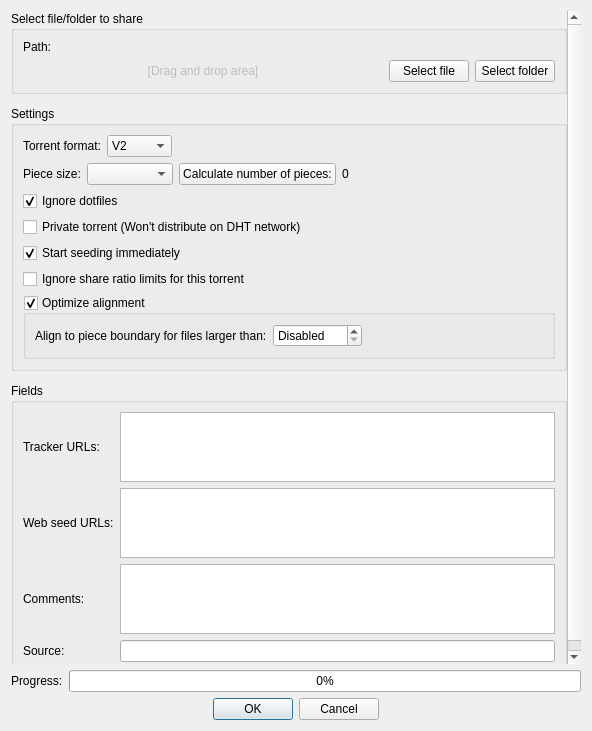
<?xml version="1.0" encoding="UTF-8"?>
<ui version="4.0">
 <class>TorrentCreatorDialog</class>
 <widget class="QDialog" name="TorrentCreatorDialog">
  <property name="geometry">
   <rect>
    <x>0</x>
    <y>0</y>
    <width>592</width>
    <height>731</height>
   </rect>
  </property>
  <property name="acceptDrops">
   <bool>true</bool>
  </property>
  <property name="windowTitle">
   <string>Torrent Creator</string>
  </property>
  <layout class="QVBoxLayout" name="verticalLayout">
   <item>
    <widget class="QScrollArea" name="scrollArea">
     <property name="frameShape">
      <enum>QFrame::Shape::NoFrame</enum>
     </property>
     <property name="widgetResizable">
      <bool>true</bool>
     </property>
     <widget class="QWidget" name="scrollAreaWidgetContents">
      <property name="geometry">
       <rect>
        <x>0</x>
        <y>0</y>
        <width>560</width>
        <height>668</height>
       </rect>
      </property>
      <layout class="QVBoxLayout" name="verticalLayout_5">
       <property name="spacing">
        <number>12</number>
       </property>
       <property name="leftMargin">
        <number>0</number>
       </property>
       <property name="topMargin">
        <number>0</number>
       </property>
       <property name="rightMargin">
        <number>0</number>
       </property>
       <property name="bottomMargin">
        <number>0</number>
       </property>
       <item>
        <widget class="QGroupBox" name="groupBox">
         <property name="title">
          <string>Select file/folder to share</string>
         </property>
         <layout class="QVBoxLayout" name="verticalLayout_3">
          <item>
           <layout class="QHBoxLayout" name="horizontalLayout">
            <item>
             <widget class="QLabel" name="label">
              <property name="text">
               <string>Path:</string>
              </property>
             </widget>
            </item>
            <item>
             <widget class="FileSystemPathLineEdit" name="textInputPath" native="true">
              <property name="acceptDrops">
               <bool>false</bool>
              </property>
             </widget>
            </item>
           </layout>
          </item>
          <item>
           <layout class="QHBoxLayout" name="horizontalLayout_3">
            <item>
             <widget class="QLabel" name="label_2">
              <property name="enabled">
               <bool>false</bool>
              </property>
              <property name="sizePolicy">
               <sizepolicy hsizetype="Expanding" vsizetype="Preferred">
                <horstretch>0</horstretch>
                <verstretch>0</verstretch>
               </sizepolicy>
              </property>
              <property name="text">
               <string>[Drag and drop area]</string>
              </property>
              <property name="alignment">
               <set>Qt::AlignmentFlag::AlignCenter</set>
              </property>
             </widget>
            </item>
            <item>
             <widget class="QPushButton" name="addFileButton">
              <property name="text">
               <string>Select file</string>
              </property>
             </widget>
            </item>
            <item>
             <widget class="QPushButton" name="addFolderButton">
              <property name="text">
               <string>Select folder</string>
              </property>
             </widget>
            </item>
           </layout>
          </item>
         </layout>
        </widget>
       </item>
       <item>
        <widget class="QGroupBox" name="groupBox_2">
         <property name="title">
          <string>Settings</string>
         </property>
         <layout class="QVBoxLayout" name="verticalLayout_2">
          <item>
           <widget class="QWidget" name="widgetTorrentFormat" native="true">
            <layout class="QHBoxLayout" name="layoutTorrentFormat">
             <property name="leftMargin">
              <number>0</number>
             </property>
             <property name="topMargin">
              <number>0</number>
             </property>
             <property name="rightMargin">
              <number>0</number>
             </property>
             <property name="bottomMargin">
              <number>0</number>
             </property>
             <item>
              <widget class="QLabel" name="labelTorrentFormat">
               <property name="text">
                <string>Torrent format:</string>
               </property>
              </widget>
             </item>
             <item>
              <widget class="QComboBox" name="comboTorrentFormat">
               <item>
                <property name="text">
                 <string notr="true">V2</string>
                </property>
               </item>
               <item>
                <property name="text">
                 <string>Hybrid</string>
                </property>
               </item>
               <item>
                <property name="text">
                 <string notr="true">V1</string>
                </property>
               </item>
              </widget>
             </item>
             <item>
              <spacer name="horizontalSpacer_2">
               <property name="orientation">
                <enum>Qt::Orientation::Horizontal</enum>
               </property>
               <property name="sizeHint" stdset="0">
                <size>
                 <width>40</width>
                 <height>20</height>
                </size>
               </property>
              </spacer>
             </item>
            </layout>
           </widget>
          </item>
          <item>
           <layout class="QHBoxLayout" name="pieceSizeLayout">
            <item>
             <widget class="QLabel" name="txtPieceSize">
              <property name="text">
               <string>Piece size:</string>
              </property>
             </widget>
            </item>
            <item>
             <widget class="QComboBox" name="comboPieceSize">
              <property name="currentIndex">
               <number>0</number>
              </property>
              <property name="minimumContentsLength">
               <number>7</number>
              </property>
             </widget>
            </item>
            <item>
             <widget class="QPushButton" name="buttonCalcTotalPieces">
              <property name="text">
               <string>Calculate number of pieces:</string>
              </property>
             </widget>
            </item>
            <item>
             <widget class="QLabel" name="labelTotalPieces">
              <property name="text">
               <string notr="true">0</string>
              </property>
             </widget>
            </item>
            <item>
             <spacer name="spacer1">
              <property name="orientation">
               <enum>Qt::Orientation::Horizontal</enum>
              </property>
              <property name="sizeHint" stdset="0">
               <size>
                <width>40</width>
                <height>20</height>
               </size>
              </property>
             </spacer>
            </item>
           </layout>
          </item>
          <item>
           <widget class="QCheckBox" name="checkIgnoreDotfiles">
            <property name="toolTip">
             <string>If checked, filenames starting with a period punctuation mark `.` will not be added to the created torrent.</string>
            </property>
            <property name="text">
             <string>Ignore dotfiles</string>
            </property>
            <property name="checked">
             <bool>true</bool>
            </property>
           </widget>
          </item>
          <item>
           <widget class="QCheckBox" name="checkPrivate">
            <property name="text">
             <string>Private torrent (Won't distribute on DHT network)</string>
            </property>
           </widget>
          </item>
          <item>
           <widget class="QCheckBox" name="checkStartSeeding">
            <property name="text">
             <string>Start seeding immediately</string>
            </property>
            <property name="checked">
             <bool>true</bool>
            </property>
           </widget>
          </item>
          <item>
           <widget class="QCheckBox" name="checkIgnoreShareLimits">
            <property name="text">
             <string>Ignore share ratio limits for this torrent</string>
            </property>
           </widget>
          </item>
          <item>
           <widget class="QGroupBox" name="checkOptimizeAlignment">
            <property name="title">
             <string>Optimize alignment</string>
            </property>
            <property name="checkable">
             <bool>true</bool>
            </property>
            <layout class="QVBoxLayout" name="verticalLayout_4">
             <item>
              <layout class="QHBoxLayout" name="horizontalLayout_4">
               <item>
                <widget class="QLabel" name="lblPaddedFileSizeLimit">
                 <property name="text">
                  <string>Align to piece boundary for files larger than:</string>
                 </property>
                </widget>
               </item>
               <item>
                <widget class="QSpinBox" name="spinPaddedFileSizeLimit">
                 <property name="specialValueText">
                  <string>Disabled</string>
                 </property>
                 <property name="suffix">
                  <string> KiB</string>
                 </property>
                 <property name="minimum">
                  <number>-1</number>
                 </property>
                 <property name="maximum">
                  <number>2147483647</number>
                 </property>
                 <property name="value">
                  <number>-1</number>
                 </property>
                </widget>
               </item>
               <item>
                <spacer name="horizontalSpacer">
                 <property name="orientation">
                  <enum>Qt::Orientation::Horizontal</enum>
                 </property>
                 <property name="sizeHint" stdset="0">
                  <size>
                   <width>40</width>
                   <height>20</height>
                  </size>
                 </property>
                </spacer>
               </item>
              </layout>
             </item>
            </layout>
           </widget>
          </item>
         </layout>
        </widget>
       </item>
       <item>
        <widget class="QGroupBox" name="groupBox_3">
         <property name="title">
          <string>Fields</string>
         </property>
         <layout class="QGridLayout" name="gridLayout_2">
          <item row="0" column="0">
           <widget class="QLabel" name="lbl_announce_url">
            <property name="text">
             <string>Tracker URLs:</string>
            </property>
           </widget>
          </item>
          <item row="0" column="1">
           <widget class="QTextEdit" name="trackersList">
            <property name="toolTip">
             <string>You can separate tracker tiers / groups with an empty line.</string>
            </property>
            <property name="tabChangesFocus">
             <bool>true</bool>
            </property>
            <property name="acceptRichText">
             <bool>false</bool>
            </property>
           </widget>
          </item>
          <item row="1" column="0">
           <widget class="QLabel" name="urlSeeds_lbl">
            <property name="text">
             <string>Web seed URLs:</string>
            </property>
           </widget>
          </item>
          <item row="1" column="1">
           <widget class="QTextEdit" name="URLSeedsList">
            <property name="tabChangesFocus">
             <bool>true</bool>
            </property>
            <property name="acceptRichText">
             <bool>false</bool>
            </property>
           </widget>
          </item>
          <item row="2" column="0">
           <widget class="QLabel" name="lbl_comment">
            <property name="text">
             <string>Comments:</string>
            </property>
           </widget>
          </item>
          <item row="2" column="1">
           <widget class="QTextEdit" name="txtComment">
            <property name="tabChangesFocus">
             <bool>true</bool>
            </property>
            <property name="acceptRichText">
             <bool>false</bool>
            </property>
           </widget>
          </item>
          <item row="3" column="0">
           <widget class="QLabel" name="labelSource">
            <property name="text">
             <string>Source:</string>
            </property>
           </widget>
          </item>
          <item row="3" column="1">
           <widget class="QLineEdit" name="lineEditSource"/>
          </item>
         </layout>
        </widget>
       </item>
      </layout>
     </widget>
    </widget>
   </item>
   <item>
    <layout class="QHBoxLayout" name="horizontalLayout_2">
     <item>
      <widget class="QLabel" name="progressLbl">
       <property name="text">
        <string>Progress:</string>
       </property>
      </widget>
     </item>
     <item>
      <widget class="QProgressBar" name="progressBar">
       <property name="value">
        <number>0</number>
       </property>
      </widget>
     </item>
    </layout>
   </item>
   <item>
    <widget class="QDialogButtonBox" name="buttonBox">
     <property name="standardButtons">
      <set>QDialogButtonBox::StandardButton::Cancel|QDialogButtonBox::StandardButton::Ok</set>
     </property>
     <property name="centerButtons">
      <bool>true</bool>
     </property>
    </widget>
   </item>
  </layout>
 </widget>
 <customwidgets>
  <customwidget>
   <class>FileSystemPathLineEdit</class>
   <extends>QWidget</extends>
   <header>gui/fspathedit.h</header>
   <container>1</container>
  </customwidget>
 </customwidgets>
 <resources/>
 <connections/>
</ui>
